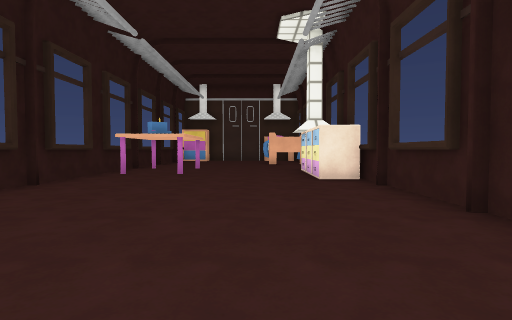
View 1 (above)

12 first-person views from a walk through a Unity game level. The camera is 1.2 m above the floor, tilts 2° down and sees 80° across. The floor is counted in squares, 1.67 m on a side. Each view is taken from the middle of a square. On the plan, view 1 faces up. The plan holds only what a view shows up to about 10 squares ahead; the rest is blank. The player character is not drawn. Surface patterns are stand-ins for the level's own textures.

View 2
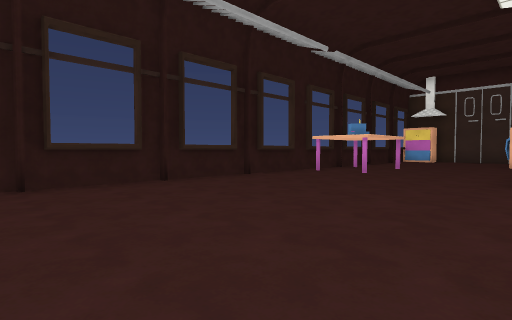

View 3
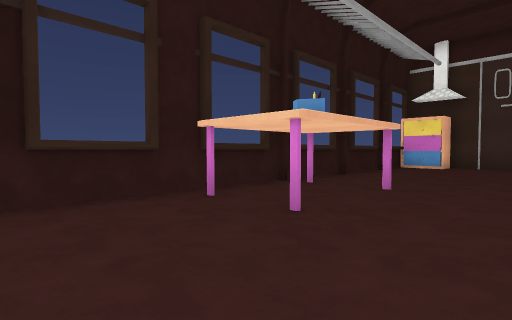

View 4
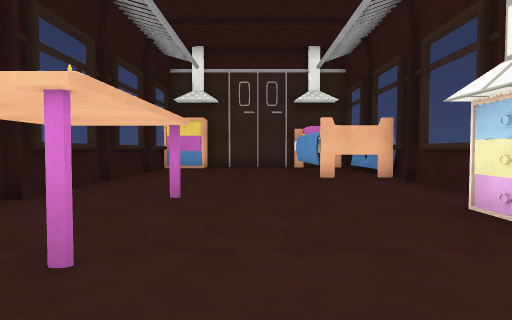

View 5
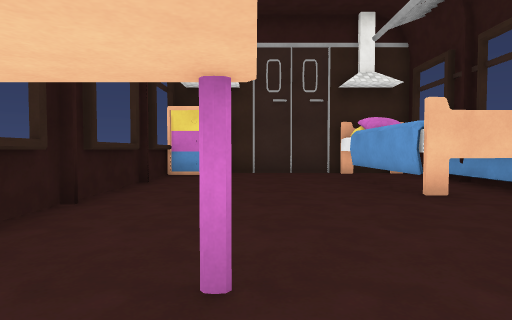

View 6
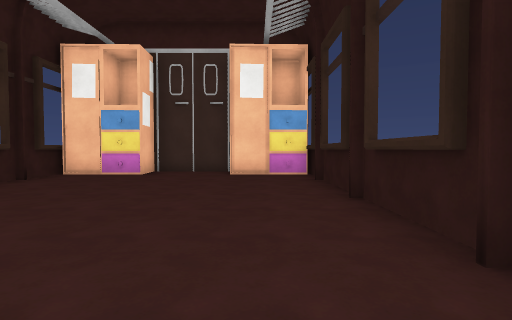

View 7
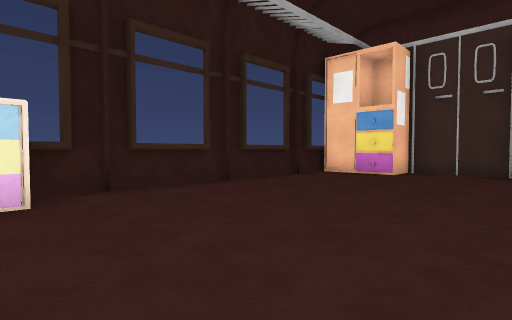

View 8
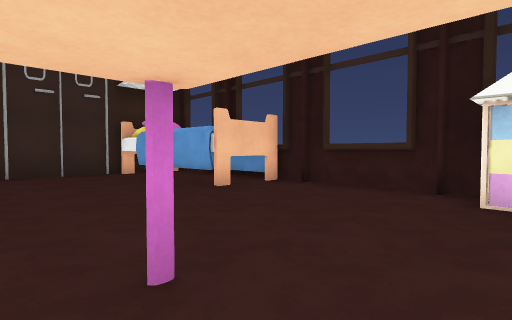

View 9
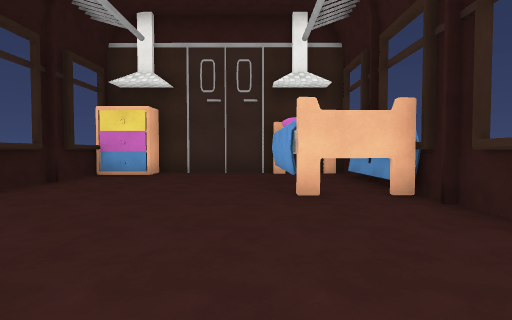

View 10
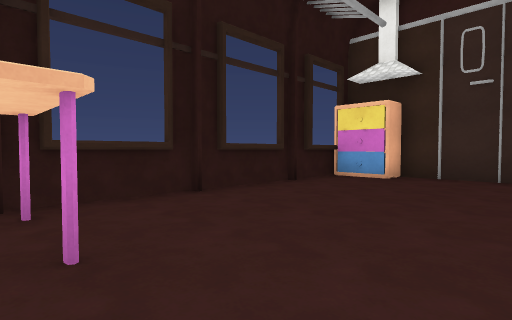

View 11
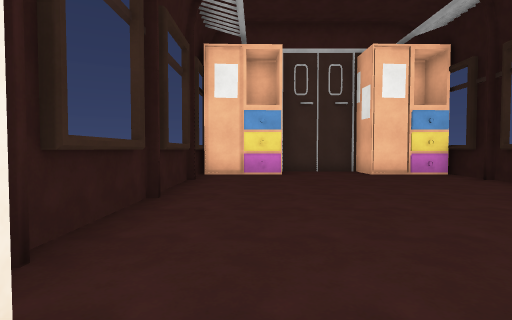

View 12
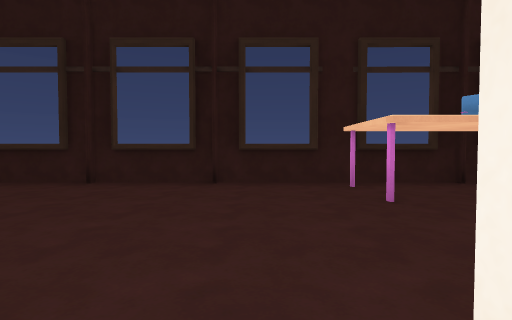

### Floor plan
Key: @ floor where view 1 was taken; # wall or solid block; . floor; v drop or lower ground; R drawers; O other object.
Columns run from 5 left of view 1 to 3 right of it. Each row starts with its distance up from view 1.
 20    ####
 19 vR#...#
 18 #O....##
 17 #.....##
 16 #.....##
 15 #.....###
 14 #.......#
 13 v.......v
 12 v#.#....v
 11  . .....#
 10 v......O
  9 vO.#...O
  8 #......O#
  7 #.......#
  6 #.......#
  5 #.......#
  4 #.......#
  3 #.......#
  2 #.......#
  1 #.......#
  0 #....@..#
 -1 vR#...R##
 -2  R####R#

Where each view was taken, in squares from view 1:
view 1: 0 up, 0 right, facing up
view 2: 0 up, 2 right, facing up-left
view 3: 6 up, 0 right, facing up-left
view 4: 7 up, 1 left, facing up
view 5: 10 up, 2 left, facing up
view 6: 8 up, 3 left, facing down
view 7: 8 up, 3 left, facing down-right
view 8: 10 up, 3 left, facing up-right
view 9: 10 up, 0 right, facing up
view 10: 11 up, 0 right, facing up-left
view 11: 8 up, 1 right, facing down
view 12: 7 up, 2 right, facing left
